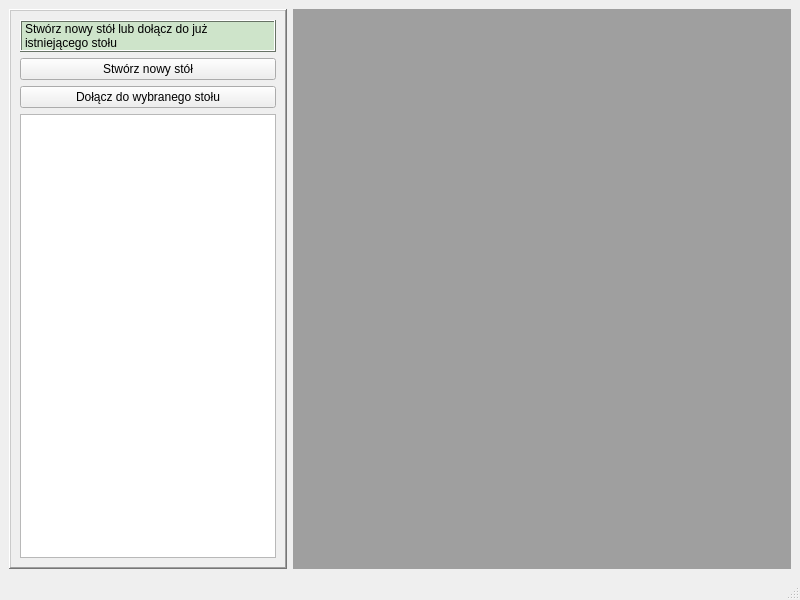
<?xml version="1.0" encoding="UTF-8"?>
<ui version="4.0">
 <class>MainWindow</class>
 <widget class="QMainWindow" name="MainWindow">
  <property name="geometry">
   <rect>
    <x>0</x>
    <y>0</y>
    <width>800</width>
    <height>600</height>
   </rect>
  </property>
  <property name="windowTitle">
   <string>MainWindow</string>
  </property>
  <widget class="QWidget" name="centralwidget">
   <layout class="QGridLayout" name="gridLayout_2">
    <item row="0" column="0">
     <widget class="QFrame" name="frame">
      <property name="sizePolicy">
       <sizepolicy hsizetype="Minimum" vsizetype="Minimum">
        <horstretch>0</horstretch>
        <verstretch>0</verstretch>
       </sizepolicy>
      </property>
      <property name="minimumSize">
       <size>
        <width>0</width>
        <height>0</height>
       </size>
      </property>
      <property name="frameShape">
       <enum>QFrame::WinPanel</enum>
      </property>
      <property name="frameShadow">
       <enum>QFrame::Raised</enum>
      </property>
      <layout class="QGridLayout" name="gridLayout">
       <item row="0" column="0">
        <layout class="QVBoxLayout" name="verticalLayout">
         <item>
          <widget class="QLabel" name="infoLabel">
           <property name="palette">
            <palette>
             <active>
              <colorrole role="WindowText">
               <brush brushstyle="SolidPattern">
                <color alpha="255">
                 <red>0</red>
                 <green>0</green>
                 <blue>0</blue>
                </color>
               </brush>
              </colorrole>
              <colorrole role="Button">
               <brush brushstyle="SolidPattern">
                <color alpha="255">
                 <red>206</red>
                 <green>228</green>
                 <blue>202</blue>
                </color>
               </brush>
              </colorrole>
              <colorrole role="Light">
               <brush brushstyle="SolidPattern">
                <color alpha="255">
                 <red>255</red>
                 <green>255</green>
                 <blue>255</blue>
                </color>
               </brush>
              </colorrole>
              <colorrole role="Midlight">
               <brush brushstyle="SolidPattern">
                <color alpha="255">
                 <red>230</red>
                 <green>241</green>
                 <blue>228</blue>
                </color>
               </brush>
              </colorrole>
              <colorrole role="Dark">
               <brush brushstyle="SolidPattern">
                <color alpha="255">
                 <red>103</red>
                 <green>114</green>
                 <blue>101</blue>
                </color>
               </brush>
              </colorrole>
              <colorrole role="Mid">
               <brush brushstyle="SolidPattern">
                <color alpha="255">
                 <red>137</red>
                 <green>152</green>
                 <blue>134</blue>
                </color>
               </brush>
              </colorrole>
              <colorrole role="Text">
               <brush brushstyle="SolidPattern">
                <color alpha="255">
                 <red>0</red>
                 <green>0</green>
                 <blue>0</blue>
                </color>
               </brush>
              </colorrole>
              <colorrole role="BrightText">
               <brush brushstyle="SolidPattern">
                <color alpha="255">
                 <red>255</red>
                 <green>255</green>
                 <blue>255</blue>
                </color>
               </brush>
              </colorrole>
              <colorrole role="ButtonText">
               <brush brushstyle="SolidPattern">
                <color alpha="255">
                 <red>0</red>
                 <green>0</green>
                 <blue>0</blue>
                </color>
               </brush>
              </colorrole>
              <colorrole role="Base">
               <brush brushstyle="SolidPattern">
                <color alpha="255">
                 <red>255</red>
                 <green>255</green>
                 <blue>255</blue>
                </color>
               </brush>
              </colorrole>
              <colorrole role="Window">
               <brush brushstyle="SolidPattern">
                <color alpha="255">
                 <red>206</red>
                 <green>228</green>
                 <blue>202</blue>
                </color>
               </brush>
              </colorrole>
              <colorrole role="Shadow">
               <brush brushstyle="SolidPattern">
                <color alpha="255">
                 <red>0</red>
                 <green>0</green>
                 <blue>0</blue>
                </color>
               </brush>
              </colorrole>
              <colorrole role="AlternateBase">
               <brush brushstyle="SolidPattern">
                <color alpha="255">
                 <red>230</red>
                 <green>241</green>
                 <blue>228</blue>
                </color>
               </brush>
              </colorrole>
              <colorrole role="ToolTipBase">
               <brush brushstyle="SolidPattern">
                <color alpha="255">
                 <red>255</red>
                 <green>255</green>
                 <blue>220</blue>
                </color>
               </brush>
              </colorrole>
              <colorrole role="ToolTipText">
               <brush brushstyle="SolidPattern">
                <color alpha="255">
                 <red>0</red>
                 <green>0</green>
                 <blue>0</blue>
                </color>
               </brush>
              </colorrole>
             </active>
             <inactive>
              <colorrole role="WindowText">
               <brush brushstyle="SolidPattern">
                <color alpha="255">
                 <red>0</red>
                 <green>0</green>
                 <blue>0</blue>
                </color>
               </brush>
              </colorrole>
              <colorrole role="Button">
               <brush brushstyle="SolidPattern">
                <color alpha="255">
                 <red>206</red>
                 <green>228</green>
                 <blue>202</blue>
                </color>
               </brush>
              </colorrole>
              <colorrole role="Light">
               <brush brushstyle="SolidPattern">
                <color alpha="255">
                 <red>255</red>
                 <green>255</green>
                 <blue>255</blue>
                </color>
               </brush>
              </colorrole>
              <colorrole role="Midlight">
               <brush brushstyle="SolidPattern">
                <color alpha="255">
                 <red>230</red>
                 <green>241</green>
                 <blue>228</blue>
                </color>
               </brush>
              </colorrole>
              <colorrole role="Dark">
               <brush brushstyle="SolidPattern">
                <color alpha="255">
                 <red>103</red>
                 <green>114</green>
                 <blue>101</blue>
                </color>
               </brush>
              </colorrole>
              <colorrole role="Mid">
               <brush brushstyle="SolidPattern">
                <color alpha="255">
                 <red>137</red>
                 <green>152</green>
                 <blue>134</blue>
                </color>
               </brush>
              </colorrole>
              <colorrole role="Text">
               <brush brushstyle="SolidPattern">
                <color alpha="255">
                 <red>0</red>
                 <green>0</green>
                 <blue>0</blue>
                </color>
               </brush>
              </colorrole>
              <colorrole role="BrightText">
               <brush brushstyle="SolidPattern">
                <color alpha="255">
                 <red>255</red>
                 <green>255</green>
                 <blue>255</blue>
                </color>
               </brush>
              </colorrole>
              <colorrole role="ButtonText">
               <brush brushstyle="SolidPattern">
                <color alpha="255">
                 <red>0</red>
                 <green>0</green>
                 <blue>0</blue>
                </color>
               </brush>
              </colorrole>
              <colorrole role="Base">
               <brush brushstyle="SolidPattern">
                <color alpha="255">
                 <red>255</red>
                 <green>255</green>
                 <blue>255</blue>
                </color>
               </brush>
              </colorrole>
              <colorrole role="Window">
               <brush brushstyle="SolidPattern">
                <color alpha="255">
                 <red>206</red>
                 <green>228</green>
                 <blue>202</blue>
                </color>
               </brush>
              </colorrole>
              <colorrole role="Shadow">
               <brush brushstyle="SolidPattern">
                <color alpha="255">
                 <red>0</red>
                 <green>0</green>
                 <blue>0</blue>
                </color>
               </brush>
              </colorrole>
              <colorrole role="AlternateBase">
               <brush brushstyle="SolidPattern">
                <color alpha="255">
                 <red>230</red>
                 <green>241</green>
                 <blue>228</blue>
                </color>
               </brush>
              </colorrole>
              <colorrole role="ToolTipBase">
               <brush brushstyle="SolidPattern">
                <color alpha="255">
                 <red>255</red>
                 <green>255</green>
                 <blue>220</blue>
                </color>
               </brush>
              </colorrole>
              <colorrole role="ToolTipText">
               <brush brushstyle="SolidPattern">
                <color alpha="255">
                 <red>0</red>
                 <green>0</green>
                 <blue>0</blue>
                </color>
               </brush>
              </colorrole>
             </inactive>
             <disabled>
              <colorrole role="WindowText">
               <brush brushstyle="SolidPattern">
                <color alpha="255">
                 <red>103</red>
                 <green>114</green>
                 <blue>101</blue>
                </color>
               </brush>
              </colorrole>
              <colorrole role="Button">
               <brush brushstyle="SolidPattern">
                <color alpha="255">
                 <red>206</red>
                 <green>228</green>
                 <blue>202</blue>
                </color>
               </brush>
              </colorrole>
              <colorrole role="Light">
               <brush brushstyle="SolidPattern">
                <color alpha="255">
                 <red>255</red>
                 <green>255</green>
                 <blue>255</blue>
                </color>
               </brush>
              </colorrole>
              <colorrole role="Midlight">
               <brush brushstyle="SolidPattern">
                <color alpha="255">
                 <red>230</red>
                 <green>241</green>
                 <blue>228</blue>
                </color>
               </brush>
              </colorrole>
              <colorrole role="Dark">
               <brush brushstyle="SolidPattern">
                <color alpha="255">
                 <red>103</red>
                 <green>114</green>
                 <blue>101</blue>
                </color>
               </brush>
              </colorrole>
              <colorrole role="Mid">
               <brush brushstyle="SolidPattern">
                <color alpha="255">
                 <red>137</red>
                 <green>152</green>
                 <blue>134</blue>
                </color>
               </brush>
              </colorrole>
              <colorrole role="Text">
               <brush brushstyle="SolidPattern">
                <color alpha="255">
                 <red>103</red>
                 <green>114</green>
                 <blue>101</blue>
                </color>
               </brush>
              </colorrole>
              <colorrole role="BrightText">
               <brush brushstyle="SolidPattern">
                <color alpha="255">
                 <red>255</red>
                 <green>255</green>
                 <blue>255</blue>
                </color>
               </brush>
              </colorrole>
              <colorrole role="ButtonText">
               <brush brushstyle="SolidPattern">
                <color alpha="255">
                 <red>103</red>
                 <green>114</green>
                 <blue>101</blue>
                </color>
               </brush>
              </colorrole>
              <colorrole role="Base">
               <brush brushstyle="SolidPattern">
                <color alpha="255">
                 <red>206</red>
                 <green>228</green>
                 <blue>202</blue>
                </color>
               </brush>
              </colorrole>
              <colorrole role="Window">
               <brush brushstyle="SolidPattern">
                <color alpha="255">
                 <red>206</red>
                 <green>228</green>
                 <blue>202</blue>
                </color>
               </brush>
              </colorrole>
              <colorrole role="Shadow">
               <brush brushstyle="SolidPattern">
                <color alpha="255">
                 <red>0</red>
                 <green>0</green>
                 <blue>0</blue>
                </color>
               </brush>
              </colorrole>
              <colorrole role="AlternateBase">
               <brush brushstyle="SolidPattern">
                <color alpha="255">
                 <red>206</red>
                 <green>228</green>
                 <blue>202</blue>
                </color>
               </brush>
              </colorrole>
              <colorrole role="ToolTipBase">
               <brush brushstyle="SolidPattern">
                <color alpha="255">
                 <red>255</red>
                 <green>255</green>
                 <blue>220</blue>
                </color>
               </brush>
              </colorrole>
              <colorrole role="ToolTipText">
               <brush brushstyle="SolidPattern">
                <color alpha="255">
                 <red>0</red>
                 <green>0</green>
                 <blue>0</blue>
                </color>
               </brush>
              </colorrole>
             </disabled>
            </palette>
           </property>
           <property name="autoFillBackground">
            <bool>true</bool>
           </property>
           <property name="frameShape">
            <enum>QFrame::Box</enum>
           </property>
           <property name="frameShadow">
            <enum>QFrame::Raised</enum>
           </property>
           <property name="text">
            <string>&lt;html&gt;&lt;head/&gt;&lt;body&gt;&lt;p&gt;Stwórz nowy stół lub dołącz do już istniejącego stołu&lt;/p&gt;&lt;/body&gt;&lt;/html&gt;</string>
           </property>
           <property name="wordWrap">
            <bool>true</bool>
           </property>
          </widget>
         </item>
         <item>
          <widget class="QPushButton" name="createTablePushButton">
           <property name="text">
            <string>Stwórz nowy stół</string>
           </property>
          </widget>
         </item>
         <item>
          <widget class="QPushButton" name="joinChessTablePushButton">
           <property name="minimumSize">
            <size>
             <width>100</width>
             <height>0</height>
            </size>
           </property>
           <property name="text">
            <string>Dołącz do wybranego stołu</string>
           </property>
          </widget>
         </item>
         <item>
          <widget class="QListWidget" name="chessTablesListWidget">
           <property name="sizePolicy">
            <sizepolicy hsizetype="Minimum" vsizetype="Expanding">
             <horstretch>0</horstretch>
             <verstretch>0</verstretch>
            </sizepolicy>
           </property>
          </widget>
         </item>
        </layout>
       </item>
      </layout>
     </widget>
    </item>
    <item row="0" column="1">
     <widget class="QMdiArea" name="mdiArea"/>
    </item>
   </layout>
  </widget>
  <widget class="QMenuBar" name="menubar">
   <property name="geometry">
    <rect>
     <x>0</x>
     <y>0</y>
     <width>800</width>
     <height>22</height>
    </rect>
   </property>
  </widget>
  <widget class="QStatusBar" name="statusbar"/>
 </widget>
 <resources/>
 <connections/>
</ui>
